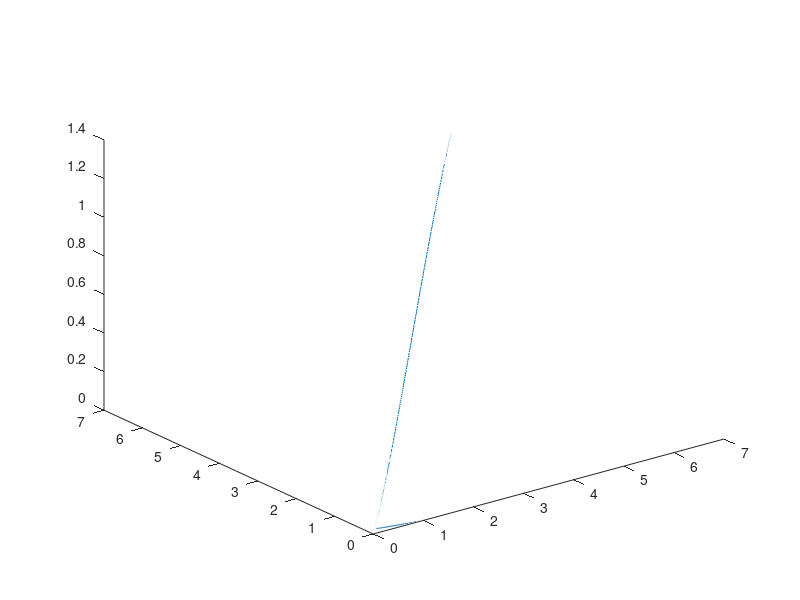

Recreate this plot in MATLAB.
% Solve over time interval [0,100] with initial conditions [1,1,1]
% ''f'' is set of differential equations
% ''a'' is array containing x, y, and z variables
% ''t'' is time variable

sigma = 12;
beta = 45;
rho = 2;
f = @(t,a) [-sigma*a(1) + sigma*a(2); rho*a(1) - a(2) - a(1)*a(3); -beta*a(3) + a(1)*a(2)];
[t,a] = ode45(f,[0 500],[1 0 0]);     % Runge-Kutta 4th/5th order ODE solver
plot3(a(:,1),a(:,2),a(:,3))